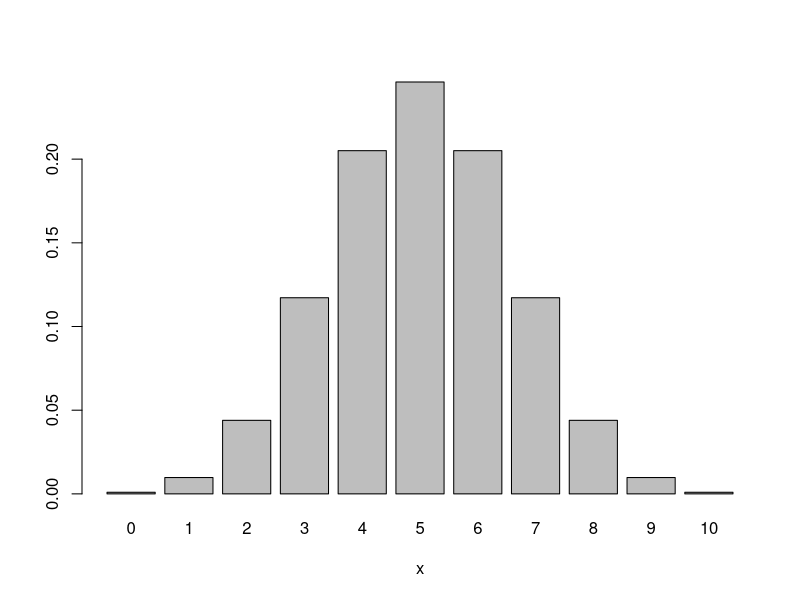
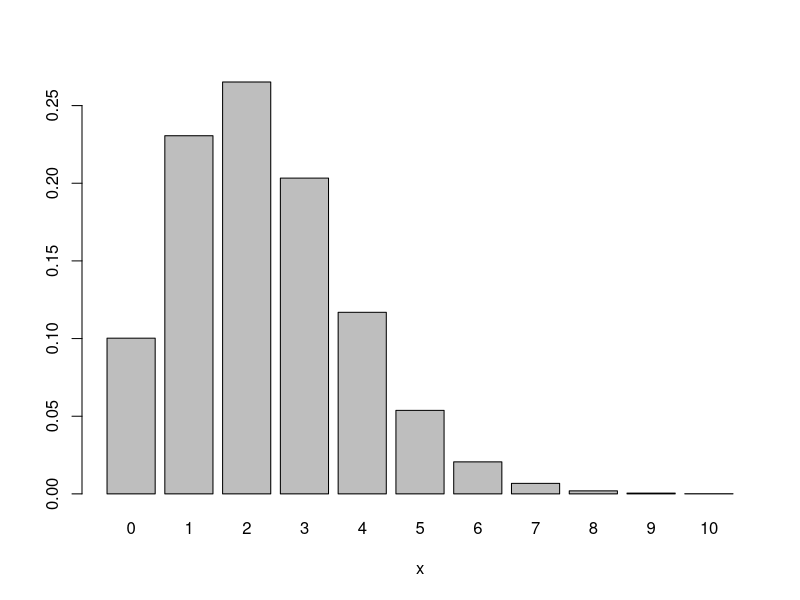

The R script that drew these images, in order:
# 二項分布
# n=10, k=7, p=0.6
dbinom(7,10,p=0.6)
barplot(dbinom(0:10,10,0.5),names=0:10,xlab="x")

# ポワソン分布
# 独立かつランダムな事象が一定期間に起きる回数Xの分布
barplot(dpois(0:10,lambda=2.3),names=0:10,xlab="x")

# 幾何分布
# 確率pで起きる事象が初めて起きるまでの試行回数Xの分布